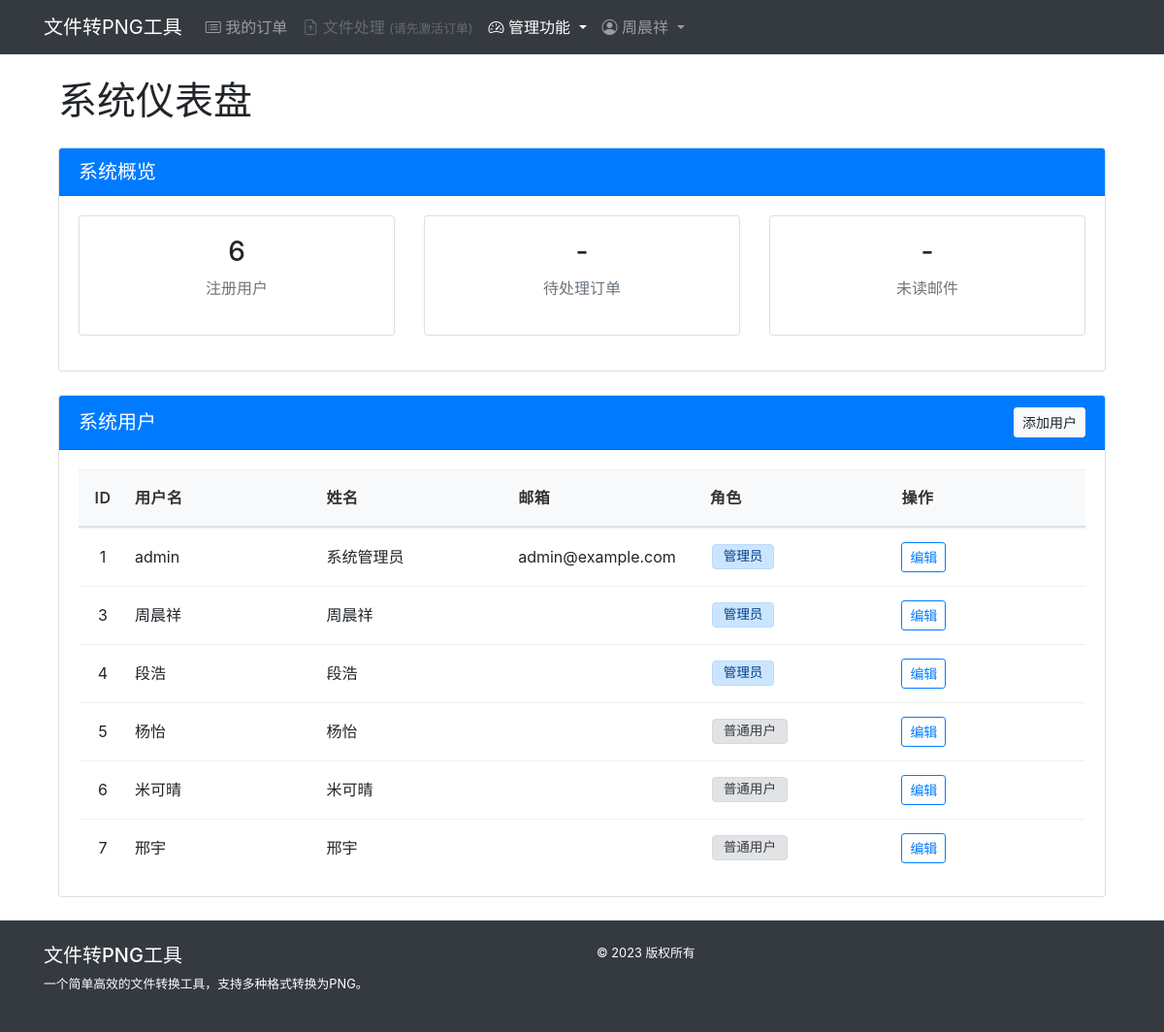
The app's page /admin/ (signed in) with its own data.
### 2025-05-14-16.25/src/models/models.py (models this page shows, shortened)
class AdminUser(db.Model):
    __tablename__ = 'admin_user'  # 显式指定表名
    id = db.Column(db.Integer, primary_key=True)
    username = db.Column(db.String(50), unique=True, nullable=False)
    password_hash = db.Column(db.String(128), nullable=False)
    is_admin = db.Column(db.Boolean, default=False)  # 默认为普通用户
    email = db.Column(db.String(100), nullable=True)
    full_name = db.Column(db.String(100), nullable=True)
    created_at = db.Column(db.DateTime, default=datetime.datetime.utcnow)
    last_login = db.Column(db.DateTime, nullable=True)
    is_active = db.Column(db.Boolean, default=True)  # 账户是否激活

### 2025-05-14-16.25/src/api/admin_routes.py (the view)
@admin_bp.route('/')
@admin_required
def index():
    return dashboard()

### 2025-05-14-16.25/src/api/admin_routes.py (called while the page is built)
def admin_required(f):
    @wraps(f)
    def decorated_function(*args, **kwargs):
        if not AdminService.is_authenticated():
            flash('请先登录', 'error')
            return redirect(url_for('admin.login'))
        if not AdminService.is_admin():
            flash('权限不足', 'error')
            return redirect(url_for('main.index'))
        return f(*args, **kwargs)
    return decorated_function

@admin_bp.route('/dashboard')
@admin_required
def dashboard():
    users = AdminService.get_all_users()
    return render_template('admin/dashboard.html', users=users)

### 2025-05-14-16.25/src/app.py (called while the page is built)
def register_template_globals(app):
    @app.context_processor
    def inject_globals():
        from src.services.admin_service import AdminService
        from src.services.order_service import OrderService
        def get_current_user():
            return AdminService.get_current_user()
        def get_active_order(user_id=None):
            if user_id is None and session.get('admin_id'):
                user_id = session.get('admin_id')
            if user_id:
                return OrderService.get_active_order(user_id)
            return None
        return {
            'get_current_user': get_current_user,
            'get_active_order': get_active_order
        }

### 2025-05-14-16.25/src/repositories/admin_repo.py (called while the page is built)
    @staticmethod
    def get_all_users():
        return AdminUser.query.all()

    @staticmethod
    def get_current_user():
        user_id = session.get('admin_id')
        if user_id:
            return AdminUser.query.get(user_id)
        return None

### 2025-05-14-16.25/src/repositories/order_repo.py (called while the page is built)
    @staticmethod
    def get_active_order(user_id=None):
        if user_id is None:
            user_id = session.get('admin_id')
        if user_id:
            return Order.query.filter_by(is_active=True, user_id=user_id).first()
        return None

### 2025-05-14-16.25/src/services/admin_service.py (called while the page is built)
    @staticmethod
    def get_current_user():
        return AdminRepository.get_current_user()

    @staticmethod
    def get_all_users():
        return AdminRepository.get_all_users()

    @staticmethod
    def is_authenticated():
        return 'admin_id' in session

    @staticmethod
    def is_admin():
        return session.get('is_admin', False)

### 2025-05-14-16.25/src/services/order_service.py (called while the page is built)
    @staticmethod
    def get_active_order(user_id=None):
        return OrderRepository.get_active_order(user_id)

### 2025-05-14-16.25/templates/admin/dashboard.html (shortened to what this page needs)
{% extends 'base.html' %}
{% block content %}
<div class="container mt-4">
    <div class="row">
        <div class="col-md-12">
            <h1 class="mb-4">系统仪表盘</h1>
            <div class="card mb-4">
                <div class="card-header bg-primary text-white">
                    <h5 class="card-title mb-0">系统概览</h5>
                </div>
                <div class="card-body">
                    <div class="row">
                        <div class="col-md-4">
                            <div class="card text-center mb-3">
                                <div class="card-body">
                                    <h3>{{ users|length }}</h3>
                                    <p class="text-muted">注册用户</p>
                                </div>
                            </div>
                        </div>
                        <div class="col-md-4">
                            <div class="card text-center mb-3">
                                <div class="card-body">
                                    <h3>-</h3>
                                    <p class="text-muted">待处理订单</p>
                                </div>
                            </div>
                        </div>
                        <div class="col-md-4">
                            <div class="card text-center mb-3">
                                <div class="card-body">
                                    <h3>-</h3>
                                    <p class="text-muted">未读邮件</p>
                                </div>
                            </div>
                        </div>
                    </div>
                </div>
            </div>
            <div class="card">
                <div class="card-header bg-primary text-white d-flex justify-content-between align-items-center">
                    <h5 class="card-title mb-0">系统用户</h5>
                    <a href="{{ url_for('admin.create_user') }}" class="btn btn-sm btn-light">
                         添加用户
                    </a>
                </div>
                <div class="card-body">
                    {% if users %}
                    <div class="table-responsive">
                        <table class="table table-hover">
                            <thead>
                                <tr>
                                    <th>ID</th>
                                    <th>用户名</th>
                                    <th>姓名</th>
                                    <th>邮箱</th>
                                    <th>角色</th>
                                    <th>操作</th>
                                </tr>
                            </thead>
                            <tbody>
                                {% for user in users %}
                                <tr>
                                    <td>{{ user.id }}</td>
                                    <td>{{ user.username }}</td>
                                    <td>{{ user.full_name }}</td>
                                    <td>{{ user.email }}</td>
                                    <td>
                                        {% if user.is_admin %}
                                        <span class="badge bg-primary">管理员</span>
                                        {% else %}
                                        <span class="badge bg-secondary">普通用户</span>
                                        {% endif %}
                                    </td>
                                    <td>
                                        <a href="{{ url_for('admin.edit_user', user_id=user.id) }}"
                                           class="btn btn-sm btn-outline-primary">
                                            编辑
                                        </a>
                                    </td>
                                </tr>
                                {% endfor %}
                            </tbody>
                        </table>
                    </div>
                    {% else %}
                    <div class="alert alert-info">
                        系统中暂无用户。
                    </div>
                    {% endif %}
                </div>
            </div>
        </div>
    </div>
</div>
{% endblock %}

### 2025-05-14-16.25/static/style.css (style rules this page uses)
.table { table-layout: fixed; width: 100%; border-collapse: separate; border-spacing: 0; margin-bottom: 0; }
.table th, .table td { vertical-align: middle !important; word-wrap: break-word; overflow: hidden; padding: 0.75rem 0.5rem; line-height: 1.5; border-top: 1px solid #eef0f2; box-sizing: border-box; height: 60px; }
.table th { font-weight: 600; border-bottom: 2px solid #dee2e6; background-color: #f8f9fa; position: relative; height: 50px; }
.table thead th { background-color: #f8f9fa; border-bottom: 2px solid #dee2e6; padding: 1rem 0.5rem; font-weight: 600; font-size: 1rem; color: #333; text-transform: uppercase; letter-spacing: 0.5px; }
.table tbody td { padding: 0.75rem 0.5rem; border-top: 1px solid #eef0f2; vertical-align: middle; }
.table th:first-child, .table td:first-child { width: 50px; min-width: 50px; max-width: 50px; text-align: center; padding-left: 10px; padding-right: 10px; }
.table .badge { font-weight: normal; padding: 0.4em 0.8em; font-size: 0.85rem; display: inline-block; margin: 2px; border-radius: 4px; }
.table .badge.bg-secondary { color: #383d41; background-color: #e2e3e5 !important; border: 1px solid #d6d8db; }
.table .badge.bg-primary { color: #004085; background-color: #cce5ff !important; border: 1px solid #b8daff; }
.table tr > td { vertical-align: middle !important; }
.table tr { height: 60px; min-height: 60px; }
.table tbody tr { transition: background-color 0.2s; }

### records on screen
AdminUser: id "1", username "admin", full_name "系统管理员", email "admin@example.com", is_admin "管理员"
AdminUser: id "3", username "周晨祥", full_name "周晨祥", is_admin "管理员"
AdminUser: id "4", username "段浩", full_name "段浩", is_admin "管理员"
AdminUser: id "5", username "杨怡", full_name "杨怡", is_admin "普通用户"
AdminUser: id "6", username "米可晴", full_name "米可晴", is_admin "普通用户"
AdminUser: id "7", username "邢宇", full_name "邢宇", is_admin "普通用户"

### other values on screen
{{ session.get('admin_username', '用户') }} "周晨祥"
{{ users|length }} "6"
